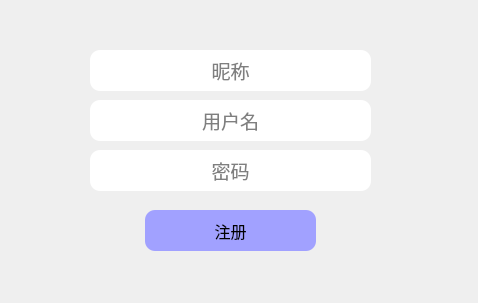
<?xml version="1.0" encoding="UTF-8"?>
<ui version="4.0">
 <class>registerDialog</class>
 <widget class="QDialog" name="registerDialog">
  <property name="geometry">
   <rect>
    <x>0</x>
    <y>0</y>
    <width>478</width>
    <height>303</height>
   </rect>
  </property>
  <property name="windowTitle">
   <string>Dialog</string>
  </property>
  <property name="styleSheet">
   <string notr="true">#regBtn{
	border: 0px;
	border-radius: 2px;
	background-color: rgb(143, 149, 255);
}


#regBtn{
	border: 0px;
	border-radius: 10px;
	background-color: rgb(161, 161, 255);
}
#regBtn:hover{
	background-color: rgb(120, 129, 255);
}
#regBtn:pressed{
background-color: rgb(97, 92, 255);
}</string>
  </property>
  <widget class="QPushButton" name="regBtn">
   <property name="geometry">
    <rect>
     <x>145</x>
     <y>210</y>
     <width>171</width>
     <height>41</height>
    </rect>
   </property>
   <property name="font">
    <font>
     <pointsize>12</pointsize>
    </font>
   </property>
   <property name="styleSheet">
    <string notr="true"/>
   </property>
   <property name="text">
    <string>注册</string>
   </property>
  </widget>
  <widget class="QLineEdit" name="nickName">
   <property name="geometry">
    <rect>
     <x>90</x>
     <y>50</y>
     <width>281</width>
     <height>41</height>
    </rect>
   </property>
   <property name="font">
    <font>
     <pointsize>14</pointsize>
    </font>
   </property>
   <property name="styleSheet">
    <string notr="true">#nickName{
	border: 0px;
	border-radius: 10px;
}</string>
   </property>
   <property name="alignment">
    <set>Qt::AlignCenter</set>
   </property>
   <property name="placeholderText">
    <string>昵称</string>
   </property>
  </widget>
  <widget class="QLineEdit" name="userName">
   <property name="geometry">
    <rect>
     <x>90</x>
     <y>100</y>
     <width>281</width>
     <height>41</height>
    </rect>
   </property>
   <property name="font">
    <font>
     <pointsize>14</pointsize>
    </font>
   </property>
   <property name="toolTip">
    <string>&lt;html&gt;&lt;head/&gt;&lt;body&gt;&lt;p&gt;&lt;span style=&quot; font-size:9pt;&quot;&gt;区分用户的唯一标识&lt;/span&gt;&lt;/p&gt;&lt;/body&gt;&lt;/html&gt;</string>
   </property>
   <property name="whatsThis">
    <string>&lt;html&gt;&lt;head/&gt;&lt;body&gt;&lt;p&gt;a&lt;/p&gt;&lt;/body&gt;&lt;/html&gt;</string>
   </property>
   <property name="styleSheet">
    <string notr="true">#userName{
	border: 0px;
	border-radius: 10px;
}</string>
   </property>
   <property name="inputMethodHints">
    <set>Qt::ImhDigitsOnly|Qt::ImhLatinOnly</set>
   </property>
   <property name="alignment">
    <set>Qt::AlignCenter</set>
   </property>
   <property name="placeholderText">
    <string>用户名</string>
   </property>
  </widget>
  <widget class="QLineEdit" name="password">
   <property name="geometry">
    <rect>
     <x>90</x>
     <y>150</y>
     <width>281</width>
     <height>41</height>
    </rect>
   </property>
   <property name="font">
    <font>
     <pointsize>14</pointsize>
    </font>
   </property>
   <property name="styleSheet">
    <string notr="true">#password{
	border: 0px;
	border-radius: 10px;
}</string>
   </property>
   <property name="inputMethodHints">
    <set>Qt::ImhDigitsOnly|Qt::ImhHiddenText|Qt::ImhLatinOnly|Qt::ImhNoAutoUppercase|Qt::ImhNoPredictiveText|Qt::ImhSensitiveData</set>
   </property>
   <property name="echoMode">
    <enum>QLineEdit::Password</enum>
   </property>
   <property name="alignment">
    <set>Qt::AlignCenter</set>
   </property>
   <property name="placeholderText">
    <string>密码</string>
   </property>
  </widget>
 </widget>
 <resources/>
 <connections/>
</ui>
